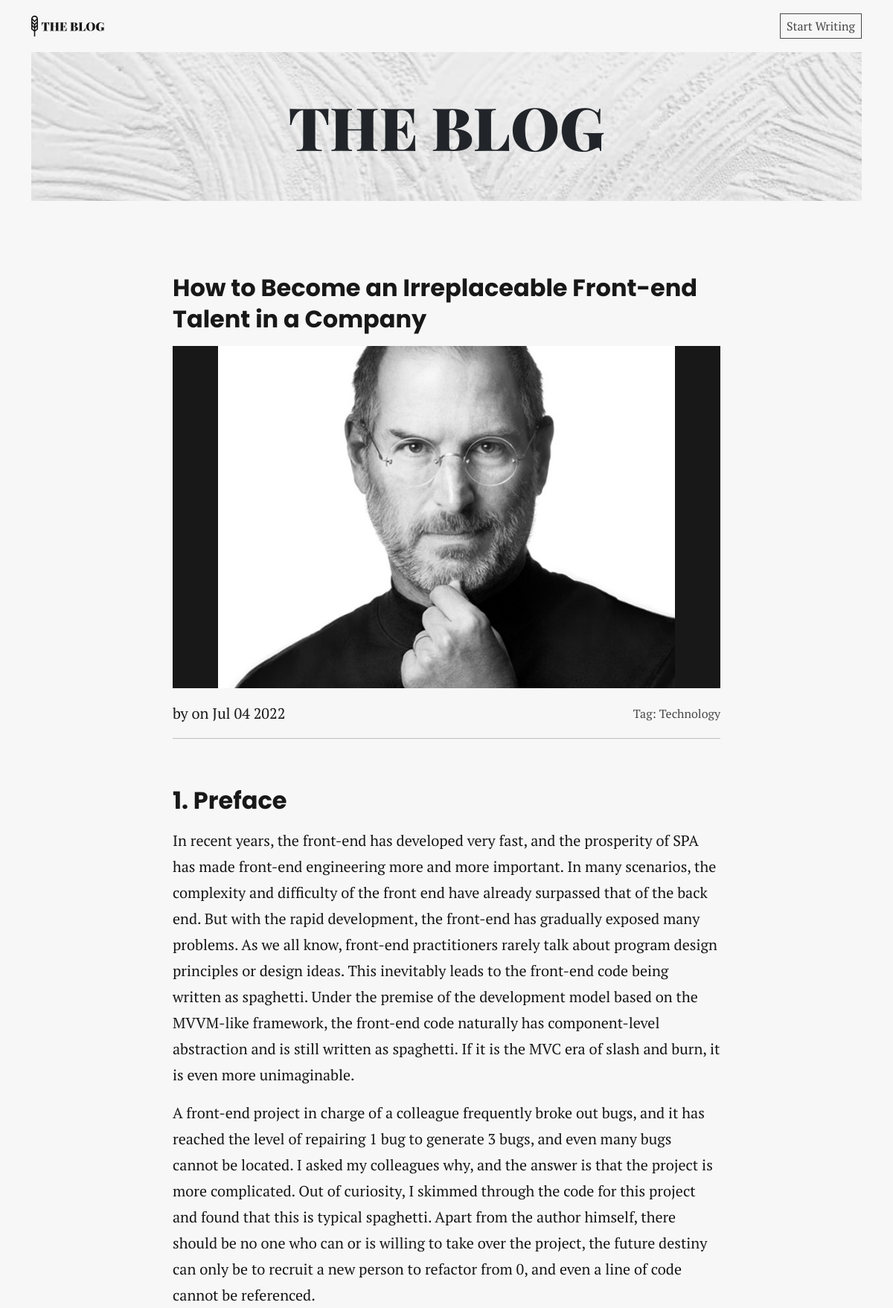
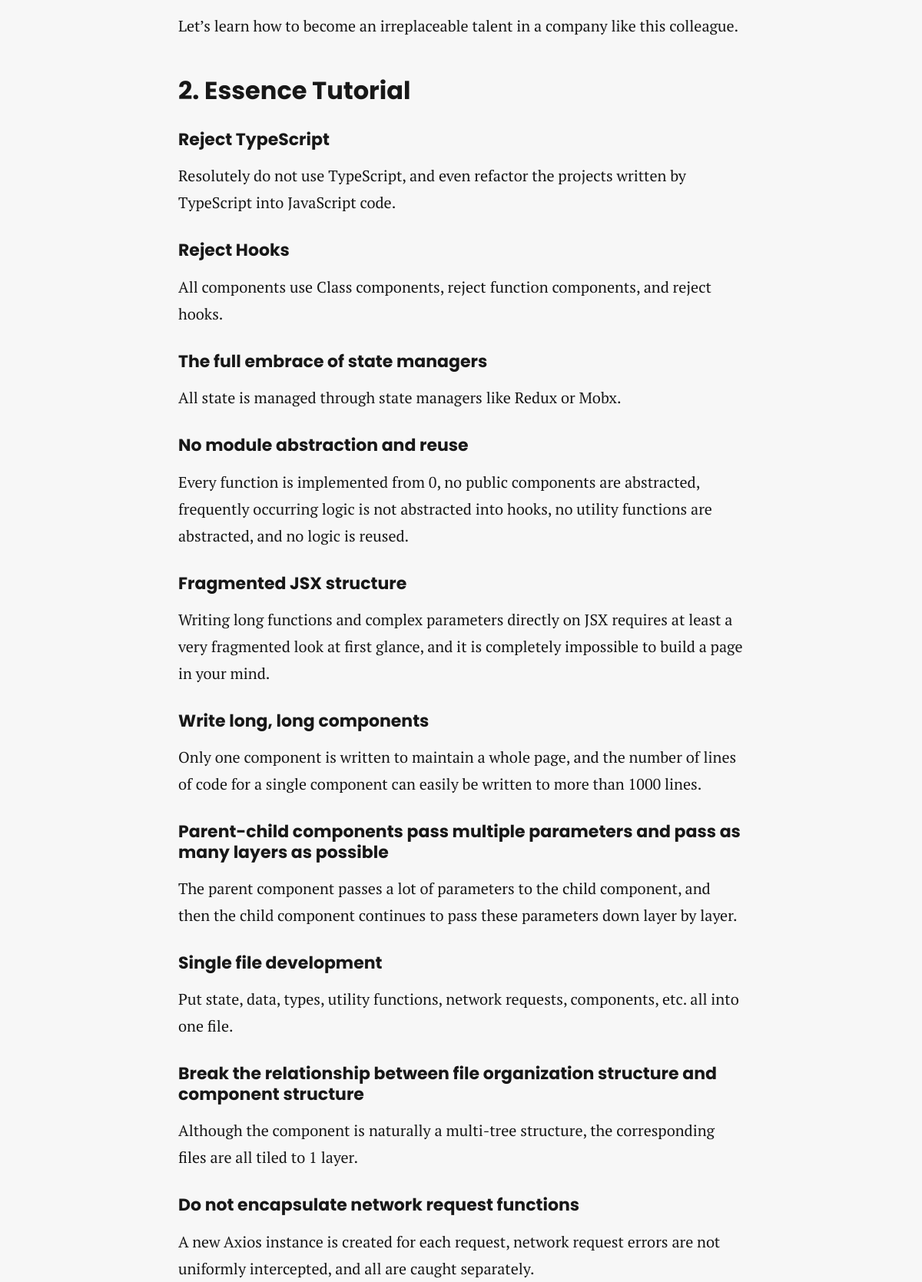
/read.php?id=55&category=Technology (upper part), run on the app's committed database (2 pictures, top to bottom).
### tables this page shows
CREATE TABLE `post` (
  `id` int(11) NOT NULL,
  `title` varchar(255) NOT NULL,
  `body` text NOT NULL,
  `image` varchar(255) NOT NULL,
  `id_user` int(11) NOT NULL,
  `category` varchar(255) NOT NULL,
  `created_at` datetime NOT NULL,
  `isMain` tinyint(1) NOT NULL,
  `created_main_at` datetime NOT NULL
);

### read.php (the view, shortened to what this page needs)
<?php
include './connection.php';
$id = $_GET['id'];
$sql_post = "SELECT post.id, post.title, post.body, post.image, post.created_at, post.category, user.first_name AS 'author'
			FROM post
			LEFT JOIN user ON post.id_user = user.id
			WHERE post.id='$id'";
$row_post = mysqli_fetch_array(mysqli_query($conn, $sql_post));
?>
<!DOCTYPE html>
<html lang="en">
<head>
	<link rel="stylesheet" href="./style/bootstrap.min.css" />
	<link rel="stylesheet" href="./style/main.css" />
</head>
<body>
	<div class="container">
		<nav class="nav-main" aria-label="main navigation">
			<a href="./"><img src="./assets/logo.svg" alt="The Blog Logo" /></a>
			<div>
				<?php if (isset($_SESSION['user_id'])) { ?>
					<p class="m-0 rounded-0 dropdown-toggle cursor-pointer" data-bs-toggle="dropdown" aria-expanded="false"><?= $_SESSION['user_first_name']; ?></p>
					<ul class="dropdown-menu dropdown-menu-end rounded-0">
						<li><a href="./dashboard/"><button class="dropdown-item" type="button">Dashboard</button></a></li>
						<li><a href="./logout/"><button class="dropdown-item" type="button">Logout</button></a></li>
					</ul>
				<?php } else { ?>
					<a href="./login/" class="start-writing">Start Writing</a>
				<?php }  ?>
			</div>
		</nav>
		<header>
			<section class="banner">
				<img src="./assets/banner.jpg" alt="Banner" />
				<h1 class="display-1">THE BLOG</h1>
			</section>
		</header>
		<main>
			<article class="row read d-flex justify-content-center">
				<div class="col-md-8">
					<div class="row mt-5 mb-2">
						<h1 class="read__title"><?= $row_post['title'] ?></h1>
					</div>
					<div class="row m-0 mt-3">
						<img class="read__image" src="./assets/post_image/<?= $row_post['image'] ?>" alt="">
					</div>
					<div class="row mt-3">
						<div class="col d-block d-md-flex justify-content-between align-items-center">
							<p class="m-0 mb-2 mb-md-0">by <u><?= $row_post['author'] ?></u> on <?= date("M d Y", strtotime($row_post['created_at'])) ?></p>
							<p class="read__category">Tag: <?= $row_post['category'] ?></p>
						</div>
					</div>
					<hr />
					<div class="row">
						<?= $row_post['body'] ?>
					</div>
				</div>
			</article>
		</main>
	</div>
</body>
</html>

### style/main.css (style rules this page uses)
:root { --background: #f7f7f7; --soft: #d3d2cc; --active: #efead7; --dark: #474747; --darker: #181818; }
* { font-family: "PT Serif", serif; padding: 0; }
body { background-color: var(--background); }
.nav-main { display: flex; height: 70px; justify-content: space-between; align-items: center; }
.nav-main > div { display: flex; gap: 24px; }
.nav-main > div > a { text-decoration: none; color: var(--dark); border: 1px solid var(--dark); padding: 4px 8px; transition: 0.2s; }
.banner { width: 100%; display: flex; align-items: center; justify-content: center; position: relative; }
.banner > img { width: 100%; max-height: 200px; object-fit: cover; background-repeat: no-repeat; }
.banner > h1 { font-family: "Playfair Display", serif; font-weight: 900; position: absolute; text-align: center; margin: 0; }
article { margin: 36px 0; }
.read > * { color: var(--darker); }
.read p { font-size: 20px; line-height: 175%; margin: 16px 0 0 0; }
.read h1, .read h2, .read h3, .read h4, .read h5, .read h6 { font-family: Poppins, sans-serif; font-weight: bold; }
.read h1 { font-size: 32px; margin: 48px 0 0 0; }
.read h2 { font-size: 22px; margin: 32px 0 0 0; }
.read__title { font-family: Poppins, sans-serif; line-height: 130%; font-weight: bold; }
.read__category { margin: 0 !important; text-align: center; transition: all 0.1s; text-decoration: none; color: var(--dark); text-decoration: none; font-size: 16px !important; }
.read__image { background-color: var(--darker); max-height: 280px; object-fit: contain; object-position: center; }
@media screen and (min-width: 768px) { .read__image { max-height: 460px; } }

### data on the page
post: title "How to Become an Irreplaceable Front-end Talent in a Company", image (picture), created_at "Jul 04 2022", category "Technology", body "1. Preface In recent years, the front-end has developed very fast, and the prosperity of SPA has made front-end engineering more and more important. In many scenarios, the complexity and difficulty of the front end have already surpassed that of the back end. But with the rapid development, the front-end has gradually exposed many problems. As we all know, front-end practitioners rarely talk about program design principles or design ideas. This inevitably leads to the front-end code being written as spaghetti. Under the premise of the development model based on the MVVM-like framework, the front-end code naturally has component-level abstraction and is still written as spaghetti. If it is…"
